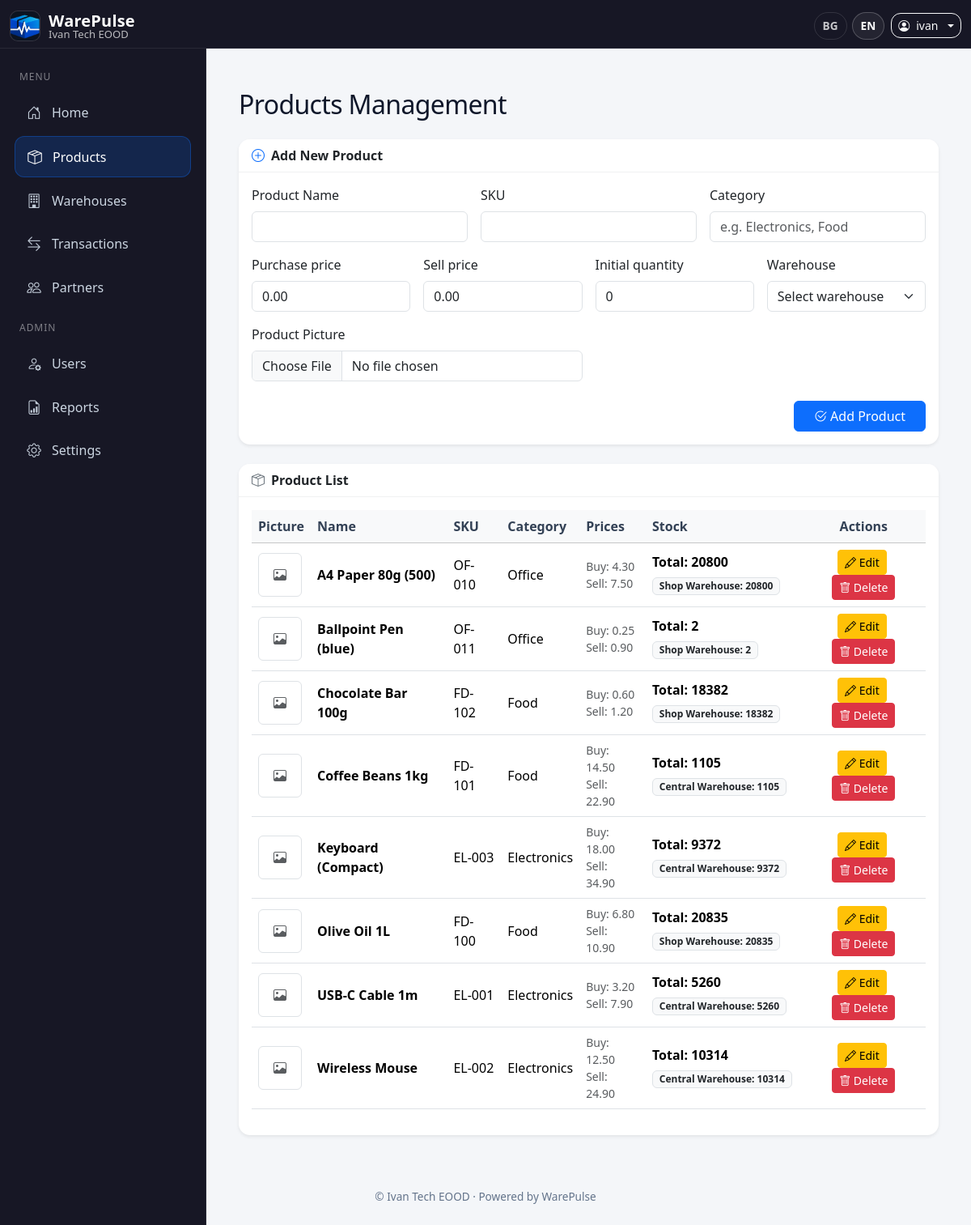
The page /products (signed in) on the database its author committed.
### inventory/models.py (models this page shows, shortened)
class AppConfig(db.Model):
    __tablename__ = "app_config"
    id = db.Column(db.Integer, primary_key=True)
    owner_id = db.Column(db.Integer, db.ForeignKey("user.id"), nullable=False, unique=True)
    company_name = db.Column(db.String(120), default="My Company")
    logo_path = db.Column(db.String(200))
    notifications_enabled = db.Column(db.Boolean, default=True)
    low_stock_threshold = db.Column(db.Integer, default=5)
    default_language = db.Column(db.String(10), default="en")
    currency = db.Column(db.String(10), default="EUR")

class User(db.Model, UserMixin):
    __tablename__ = "user"
    id = db.Column(db.Integer, primary_key=True)
    username = db.Column(db.String(150), nullable=False, unique=True)
    email = db.Column(db.String(150), nullable=False, unique=True)
    password = db.Column(db.String(200), nullable=False)
    role = db.Column(db.String(50), nullable=False, default="User")
    created_by_id = db.Column(db.Integer, db.ForeignKey("user.id"), nullable=True)
    login_count = db.Column(db.Integer, default=0, nullable=False)
    last_login_ip = db.Column(db.String(64), nullable=True)
    last_login_country = db.Column(db.String(100), nullable=True)
    last_login_at = db.Column(db.DateTime, nullable=True)
    last_login_user_agent = db.Column(db.String(255), nullable=True)
    force_password_change = db.Column(db.Boolean, default=False, nullable=False)
    password_changed_at = db.Column(db.DateTime, nullable=True)
    email_verified = db.Column(db.Boolean, default=False, nullable=False)
    email_verified_at = db.Column(db.DateTime, nullable=True)
    verification_sent_at = db.Column(db.DateTime, nullable=True)
    company_name = db.Column(db.String(150), nullable=True)
    created_by = db.relationship("User", remote_side=[id], backref="created_users")
    transactions = db.relationship("Transaction", back_populates="user")
    login_events = db.relationship(
        "LoginEvent",
        back_populates="user",
        cascade="all, delete-orphan",
        order_by="desc(LoginEvent.logged_in_at)",
    )

class Product(db.Model):
    __tablename__ = "product"
    id = db.Column(db.Integer, primary_key=True)
    name = db.Column(db.String(100), nullable=False)
    sku = db.Column(db.String(50), nullable=False)
    category = db.Column(db.String(100))
    quantity = db.Column(db.Integer, default=0)
    default_purchase_price = db.Column(db.Float, default=0.0)
    default_sell_price = db.Column(db.Float, default=0.0)
    image = db.Column(db.String(200))
    owner_id = db.Column(db.Integer, db.ForeignKey("user.id"), nullable=False)
    warehouse_id = db.Column(db.Integer, db.ForeignKey("warehouse.id"), nullable=True)
    stocks = db.relationship("Stock", back_populates="product", cascade="all, delete-orphan")
    items = db.relationship("TransactionItem", back_populates="product")

class Stock(db.Model):
    __tablename__ = "stock"
    id = db.Column(db.Integer, primary_key=True)
    product_id = db.Column(db.Integer, db.ForeignKey("product.id"), nullable=False)
    warehouse_id = db.Column(db.Integer, db.ForeignKey("warehouse.id"), nullable=False)
    quantity = db.Column(db.Integer, default=0)
    __table_args__ = (
        db.UniqueConstraint("product_id", "warehouse_id", name="uq_stock_product_warehouse"),
    )
    product = db.relationship("Product", back_populates="stocks")
    warehouse = db.relationship("Warehouse", back_populates="stocks")

class Warehouse(db.Model):
    __tablename__ = "warehouse"
    id = db.Column(db.Integer, primary_key=True)
    name = db.Column(db.String(100), nullable=False)
    location = db.Column(db.String(150), nullable=True)
    owner_id = db.Column(db.Integer, db.ForeignKey("user.id"), nullable=False)
    products = db.relationship("Product", backref="warehouse")
    stocks = db.relationship("Stock", back_populates="warehouse", cascade="all, delete-orphan")
    transactions = db.relationship("Transaction", back_populates="warehouse")

### inventory/routes/products.py (the view)
@bp.route("/products")
@login_required
def products():
    if not has_permission(current_user, "products:view"):
        flash(_("You do not have permission to view products."), "danger")
        return redirect(url_for("main.index"))
    owner_id = _get_owner_id()
    query = (
        Product.query
        .options(joinedload(Product.stocks).joinedload(Stock.warehouse))
        .order_by(Product.name.asc())
    )
    if owner_id is not None:
        query = query.filter(Product.owner_id == owner_id)
    products_list = query.all()
    warehouses_q = Warehouse.query.order_by(Warehouse.name.asc())
    if owner_id is not None:
        warehouses_q = warehouses_q.filter(Warehouse.owner_id == owner_id)
    warehouses = warehouses_q.all()
    return render_template("products.html", products=products_list, warehouses=warehouses)

### inventory/templates/products.html (shortened to what this page needs)
{% extends 'base.html' %}
{% block content %}
<div class="container py-4">
  <div class="d-flex justify-content-between align-items-center mb-4">
    <h2 class="mb-0">{{ _('Products Management') }}</h2>
  </div>
  <div class="card shadow-sm mb-4">
    <div class="card-header bg-white fw-semibold d-flex align-items-center">
      <i class="bi bi-plus-circle me-2 text-primary"></i>{{ _('Add New Product') }}
    </div>
    <div class="card-body">
      <form action="{{ url_for('products.add_product') }}" method="POST" enctype="multipart/form-data">
        <div class="row g-3">
          <div class="col-md-4">
            <label class="form-label">{{ _('Product Name') }}</label>
            <input type="text" class="form-control" name="name" required>
          </div>
          <div class="col-md-4">
            <label class="form-label">{{ _('SKU') }}</label>
            <input type="text" class="form-control" name="sku" required>
          </div>
          <div class="col-md-4">
            <label class="form-label">{{ _('Category') }}</label>
            <input type="text" class="form-control" name="category" placeholder="{{ _('e.g. Electronics, Food') }}">
          </div>
          <div class="col-md-3">
            <label class="form-label">{{ _('Purchase price') }}</label>
            <input type="number" step="0.01" class="form-control" name="purchase_price" value="0.00">
          </div>
          <div class="col-md-3">
            <label class="form-label">{{ _('Sell price') }}</label>
            <input type="number" step="0.01" class="form-control" name="sell_price" value="0.00">
          </div>
          <div class="col-md-3">
            <label class="form-label">{{ _('Initial quantity') }}</label>
            <input type="number" class="form-control" name="quantity" value="0" min="0">
          </div>
          <div class="col-md-3">
            <label class="form-label">{{ _('Warehouse') }}</label>
            <select name="warehouse_id" class="form-select" required>
              <option value="">{{ _('Select warehouse') }}</option>
            </select>
          </div>
          <div class="col-md-6">
            <label class="form-label">{{ _('Product Picture') }}</label>
            <input type="file" class="form-control" name="image" accept="image/*">
          </div>
        </div>
        <div class="text-end mt-4">
          <button type="submit" class="btn btn-primary px-4">
            <i class="bi bi-check2-circle me-1"></i>{{ _('Add Product') }}
          </button>
        </div>
      </form>
    </div>
  </div>
  <div class="card shadow-sm">
    <div class="card-header bg-white fw-semibold d-flex align-items-center">
      <i class="bi bi-box-seam me-2 text-secondary"></i>{{ _('Product List') }}
    </div>
    <div class="card-body table-responsive">
      <table class="table table-hover align-middle">
        <thead class="table-light">
          <tr>
            <th style="width:70px">{{ _('Picture') }}</th>
            <th>{{ _('Name') }}</th>
            <th>{{ _('SKU') }}</th>
            <th>{{ _('Category') }}</th>
            <th>{{ _('Prices') }}</th>
            <th>{{ _('Stock') }}</th>
            <th class="text-center">{{ _('Actions') }}</th>
          </tr>
        </thead>
        <tbody>
          {% for product in products %}
          {% set total_stock = (product.stocks | sum(attribute='quantity')) %}
          <tr>
            <td>
              {% if product.image %}
                <img src="{{ url_for('static', filename=product.image) }}"
                     alt="{{ product.name }}"
                     class="rounded border"
                     style="width: 54px; height: 54px; object-fit: cover;">
              {% else %}
                <div class="rounded border d-flex align-items-center justify-content-center"
                     style="width:54px;height:54px;">
                  <i class="bi bi-image text-muted"></i>
                </div>
              {% endif %}
            </td>
            <td class="fw-semibold">{{ product.name }}</td>
            <td>{{ product.sku }}</td>
            <td>{{ product.category or _('N/A') }}</td>
            <td>
              <div class="small text-muted">{{ _('Buy') }}: {{ "%.2f"|format(product.default_purchase_price or 0) }}</div>
              <div class="small text-muted">{{ _('Sell') }}: {{ "%.2f"|format(product.default_sell_price or 0) }}</div>
            </td>
            <td>
              <div class="fw-semibold">{{ _('Total') }}: {{ total_stock or 0 }}</div>
              <div class="mt-1">
                {% for s in product.stocks %}
                  <span class="badge bg-light text-dark border me-1 mb-1">
                    {{ s.warehouse.name }}: {{ s.quantity or 0 }}
                  </span>
                {% endfor %}
              </div>
            </td>
            <td class="text-center">
              <button
                class="btn btn-sm btn-warning me-1 edit-btn"
                data-id="{{ product.id }}"
                data-name="{{ product.name }}"
                data-sku="{{ product.sku }}"
                data-category="{{ product.category or '' }}"
                data-buy="{{ product.default_purchase_price or 0 }}"
                data-sell="{{ product.default_sell_price or 0 }}"
              >
                <i class="bi bi-pencil"></i> {{ _('Edit') }}
              </button>
              <form method="POST"
                    action="{{ url_for('products.delete_product', id=product.id) }}"
                    class="d-inline delete-form"
                    data-confirm="{{ _('Are you sure you want to delete this product?') }}">
                <button type="submit" class="btn btn-sm btn-danger">
                  <i class="bi bi-trash"></i> {{ _('Delete') }}
                </button>
              </form>
            </td>
          </tr>
          {% endfor %}
        </tbody>
      </table>
    </div>
  </div>
</div>
{% endblock %}

### inventory/templates/base.html (shortened to what this page needs)
<!DOCTYPE html>
<html lang="{{ g.lang or 'en' }}">
<head>
  <link href="https://cdn.jsdelivr.net/npm/bootstrap@5.3.2/dist/css/bootstrap.min.css" rel="stylesheet" />
  <link href="https://cdn.jsdelivr.net/npm/bootstrap-icons@1.11.3/font/bootstrap-icons.css" rel="stylesheet" />
</head>
<body>
<nav class="navbar navbar-dark topbar fixed-top">
  <div class="container-fluid">
    <a class="navbar-brand brand"
       href="{% if current_user.is_authenticated %}
                {% if current_user.role == 'Developer' %}
                  {{ url_for('users.developer_dashboard') }}
                {% else %}
                  {{ url_for('main.index') }}
                {% endif %}
              {% else %}
                {{ url_for('main.landing') }}
              {% endif %}">
      <img src="{{ url_for('static', filename='warepulse-logo.png') }}" alt="WarePulse Logo" />
      <div class="d-flex flex-column">
        <span class="name">WarePulse</span>
        <span class="company">{{ g.app_config.company_name if g.app_config else '' }}</span>
      </div>
    </a>
    <div class="ms-auto d-flex align-items-center gap-2 top-actions">
      {% set current_path = request.full_path %}
      {% if current_path.endswith('?') %}
        {% set current_path = request.path %}
      {% endif %}
      <div class="lang-pill d-none d-sm-flex align-items-center">
        <a href="{{ current_path | replace('lang=bg', '') | replace('lang=en', '') }}{% if '?' in current_path %}&{% else %}?{% endif %}lang=bg"
           class="{% if g.lang=='bg' %}active{% endif %}">BG</a>
        <a href="{{ current_path | replace('lang=bg', '') | replace('lang=en', '') }}{% if '?' in current_path %}&{% else %}?{% endif %}lang=en"
           class="{% if g.lang=='en' %}active{% endif %}">EN</a>
      </div>
      {% if current_user.is_authenticated %}
        <div class="dropdown">
          <a class="btn btn-outline-light btn-sm dropdown-toggle d-flex align-items-center gap-2"
             href="#" id="userDropdown" data-bs-toggle="dropdown" aria-expanded="false">
            <i class="bi bi-person-circle"></i>
            <span class="d-none d-sm-inline">{{ current_user.username }}</span>
          </a>
        </div>
      {% endif %}
    </div>
  </div>
</nav>
{% if current_user.is_authenticated and current_user.role != 'Developer' %}
  <aside id="sidebar" class="sidebar">
    <div class="nav-group-label">{{ _('Menu') }}</div>
    <a href="{{ url_for('main.index') }}"
       class="side-link {% if request.endpoint == 'main.index' %}active{% endif %}">
      <i class="bi bi-house-door"></i> {{ _('Home') }}
    </a>
    <a href="{{ url_for('products.products') }}"
       class="side-link {% if request.endpoint and request.endpoint.startswith('products.') %}active{% endif %}">
      <i class="bi bi-box-seam"></i> {{ _('Products') }}
    </a>
    <a href="{{ url_for('warehouses.warehouses') }}"
       class="side-link {% if request.endpoint and request.endpoint.startswith('warehouses.') %}active{% endif %}">
      <i class="bi bi-building"></i> {{ _('Warehouses') }}
    </a>
    <a href="{{ url_for('transactions.transactions') }}"
       class="side-link {% if request.endpoint and request.endpoint.startswith('transactions.') %}active{% endif %}">
      <i class="bi bi-arrow-left-right"></i> {{ _('Transactions') }}
    </a>
    <a href="{{ url_for('partners.partners') }}"
       class="side-link {% if request.endpoint and request.endpoint.startswith('partners.') %}active{% endif %}">
      <i class="bi bi-people"></i> {{ _('Partners') }}
    </a>
    {% if current_user.role == 'Admin / Owner' %}
      <div class="nav-group-label">{{ _('Admin') }}</div>
      <a href="{{ url_for('users.users') }}"
         class="side-link {% if request.endpoint and request.endpoint.startswith('users.') %}active{% endif %}">
        <i class="bi bi-person-gear"></i> {{ _('Users') }}
      </a>
      <a href="{{ url_for('reports.reports_home') }}"
         class="side-link {% if request.endpoint and request.endpoint.startswith('reports.') %}active{% endif %}">
        <i class="bi bi-file-earmark-bar-graph"></i> {{ _('Reports') }}
      </a>
      <a href="{{ url_for('settings.settings') }}"
         class="side-link {% if request.endpoint and request.endpoint.startswith('settings.') %}active{% endif %}">
        <i class="bi bi-gear"></i> {{ _('Settings') }}
      </a>
    {% endif %}
  </aside>
{% endif %}
<div class="content-wrap">
  <main class="main-content">
    {% block content %}{% endblock %}
  </main>
  <footer class="footer text-center">
    <div class="container">
      {% set company = g.app_config.company_name if g.app_config else '' %}
      © {{ company }} · Powered by WarePulse
    </div>
  </footer>
</div>
</body>
</html>

### rows shown on the page
AppConfig: app_config "Ivan Tech EOOD", company_name "Ivan Tech EOOD"
User: username "ivan"
Product: name "A4 Paper 80g (500)", sku "OF-010", category "Office", default_purchase_price "4.30", default_sell_price "7.50", total_stock "20800"
Stock: warehouse.name "Shop Warehouse", quantity "20800"
Product: name "Ballpoint Pen (blue)", sku "OF-011", category "Office", default_purchase_price "0.25", default_sell_price "0.90", warehouse "2"
Stock: warehouse.name "Shop Warehouse", quantity "2"
Product: name "Chocolate Bar 100g", sku "FD-102", category "Food", default_purchase_price "0.60", default_sell_price "1.20", total_stock "18382"
Stock: warehouse.name "Shop Warehouse", quantity "18382"
Product: name "Coffee Beans 1kg", sku "FD-101", category "Food", default_purchase_price "14.50", default_sell_price "22.90", total_stock "1105"
Stock: warehouse.name "Central Warehouse", quantity "1105"
Product: name "Keyboard (Compact)", sku "EL-003", category "Electronics", default_purchase_price "18.00", default_sell_price "34.90", total_stock "9372"
Stock: warehouse.name "Central Warehouse", quantity "9372"
Product: name "Olive Oil 1L", sku "FD-100", category "Food", default_purchase_price "6.80", default_sell_price "10.90", total_stock "20835"
Stock: warehouse.name "Shop Warehouse", quantity "20835"
Product: name "USB-C Cable 1m", sku "EL-001", category "Electronics", default_purchase_price "3.20", default_sell_price "7.90", total_stock "5260"
Stock: warehouse.name "Central Warehouse", quantity "5260"
Product: name "Wireless Mouse", sku "EL-002", category "Electronics", default_purchase_price "12.50", default_sell_price "24.90", total_stock "10314"
Stock: warehouse.name "Central Warehouse", quantity "10314"

### other values the page prints
form field warehouse_id "Select warehouse"
